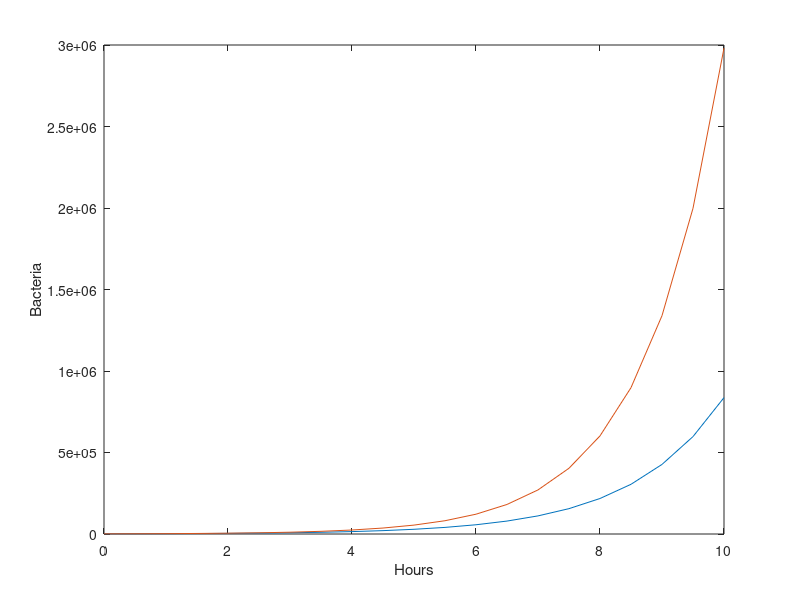

Reproduce this figure in MATLAB.
clc
clear
h=0.5;
r=0.8;

a=0;
b=10;
m=(b-a)/h;
N=zeros(1,m+1);
N(1)=1000;
t=a:h:b;
for i=1:m
    N(i+1)=N(i)+r*h*N(i);
end

Nex=N(1)*exp(r*t);
format bank
disp([t' N' Nex'])

plot(t,N),xlabel('Hours'),ylabel('Bacteria')
hold on 
plot(t,Nex),hold off
